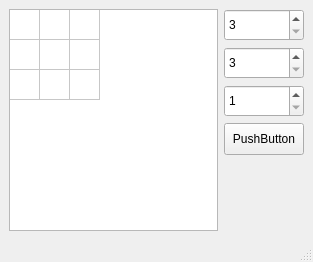
<?xml version="1.0" encoding="UTF-8"?>
<ui version="4.0">
 <class>minor</class>
 <widget class="QMainWindow" name="minor">
  <property name="geometry">
   <rect>
    <x>0</x>
    <y>0</y>
    <width>313</width>
    <height>262</height>
   </rect>
  </property>
  <property name="windowTitle">
   <string>MainWindow</string>
  </property>
  <widget class="QWidget" name="centralwidget">
   <layout class="QGridLayout" name="gridLayout">
    <item row="0" column="3">
     <widget class="QSpinBox" name="rowsBox">
      <property name="maximumSize">
       <size>
        <width>150</width>
        <height>50</height>
       </size>
      </property>
      <property name="minimum">
       <number>3</number>
      </property>
     </widget>
    </item>
    <item row="1" column="3">
     <widget class="QSpinBox" name="colsBox">
      <property name="maximumSize">
       <size>
        <width>150</width>
        <height>50</height>
       </size>
      </property>
      <property name="minimum">
       <number>3</number>
      </property>
      <property name="maximum">
       <number>99</number>
      </property>
     </widget>
    </item>
    <item row="2" column="3">
     <widget class="QSpinBox" name="minesBox">
      <property name="maximumSize">
       <size>
        <width>150</width>
        <height>50</height>
       </size>
      </property>
      <property name="minimum">
       <number>1</number>
      </property>
     </widget>
    </item>
    <item row="3" column="3">
     <widget class="QPushButton" name="pushButton">
      <property name="maximumSize">
       <size>
        <width>150</width>
        <height>50</height>
       </size>
      </property>
      <property name="text">
       <string>PushButton</string>
      </property>
     </widget>
    </item>
    <item row="0" column="1" rowspan="6">
     <widget class="QTableWidget" name="tableWidget">
      <property name="enabled">
       <bool>true</bool>
      </property>
      <property name="minimumSize">
       <size>
        <width>200</width>
        <height>200</height>
       </size>
      </property>
      <property name="editTriggers">
       <set>QAbstractItemView::NoEditTriggers</set>
      </property>
      <property name="showDropIndicator" stdset="0">
       <bool>true</bool>
      </property>
      <attribute name="horizontalHeaderVisible">
       <bool>false</bool>
      </attribute>
      <attribute name="horizontalHeaderMinimumSectionSize">
       <number>0</number>
      </attribute>
      <attribute name="horizontalHeaderDefaultSectionSize">
       <number>30</number>
      </attribute>
      <attribute name="verticalHeaderVisible">
       <bool>false</bool>
      </attribute>
      <attribute name="verticalHeaderMinimumSectionSize">
       <number>0</number>
      </attribute>
      <row>
       <property name="text">
        <string/>
       </property>
      </row>
      <row>
       <property name="text">
        <string/>
       </property>
      </row>
      <row>
       <property name="text">
        <string/>
       </property>
      </row>
      <column>
       <property name="text">
        <string/>
       </property>
      </column>
      <column>
       <property name="text">
        <string/>
       </property>
      </column>
      <column>
       <property name="text">
        <string/>
       </property>
      </column>
     </widget>
    </item>
   </layout>
  </widget>
  <widget class="QMenuBar" name="menubar">
   <property name="geometry">
    <rect>
     <x>0</x>
     <y>0</y>
     <width>313</width>
     <height>22</height>
    </rect>
   </property>
  </widget>
  <widget class="QStatusBar" name="statusbar"/>
 </widget>
 <resources/>
 <connections/>
</ui>
